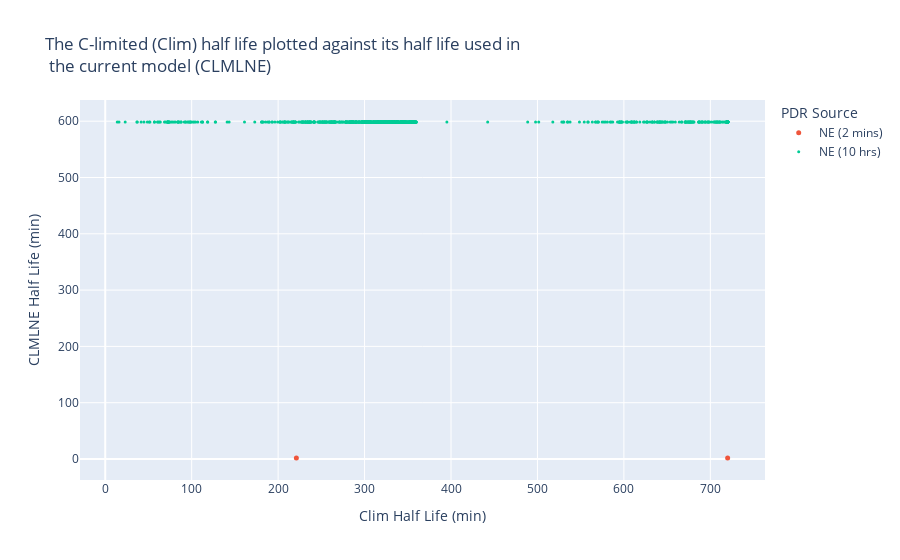

Notebook code cell kept with this figure:
### Markdown cell above
same graphs as above but with the sources differentiated by color

### Code cell
# split the colors up by the source of the half life in the CLMLNE model: 

# ML: machine learning half lives: 
big_df_ML = pd.merge(CLMLNE_ML, big_df, on='Protein ID', how='inner')
big_df_ML = big_df_ML.rename(columns={'Rate Constant': 'CLMLNE_ML rate constant (s^-1)'})
# convert to the right units
big_df_ML['CLMLNE_ML half life (min)'] = big_df_ML['CLMLNE_ML rate constant (s^-1)'] * 60 * (1/np.log(2))
big_df_ML['CLMLNE_ML half life (min)'] = 1/ big_df_ML['CLMLNE_ML half life (min)'] # units of mins
# drop the protiens in the ML_df from the big_df
big_df1 = big_df[~big_df['Protein ID'].isin(big_df_ML['Protein ID'])]

# CL: experimentally measured half lives (CL): # note there will not be any here, because the Clim rates are the backbone of the big_df, and since CL proteins are normally assigned to their CL rate no matter what, they will not be found in the Clim rates. # todo: try assigning CL rates to Clim rates! 
CL_values = ["CARBPSYN-SMALL", "CDPDIGLYSYN-MONOMER", "DCUR-MONOMER", "DETHIOBIOTIN-SYN-MONOMER", "EG10743-MONOMER", "EG10863-MONOMER", "GLUTCYSLIG-MONOMER"]
CL_df = big_df1[big_df1['Protein ID'].isin(CL_values)]

# NE: N-end rule half lives (these are all that should be left in the big_df):
big_df_10hrs = big_df1[big_df1['CLMLNE half life (min)'] > 598]  # 9.97621 hrs (the 10 hour conversion is approximate)
big_df_2mins = big_df1[big_df1['CLMLNE half life (min)'] < 3] # 2 mins ish (the actual # is 1.999999)

# plot CLMLNE half life vs Clim half life
fig = go.Figure()
fig.add_trace(go.Scatter(x=big_df_ML['Clim half life (min)'], y=big_df_ML['CLMLNE_ML half life (min)'], mode='markers', name='ML', hovertext=big_df_ML['Protein ID'], marker_size=3), )
fig.add_trace(go.Scatter(x=big_df_2mins['Clim half life (min)'], y=big_df_2mins['CLMLNE half life (min)'], mode='markers', name='NE (2 mins)', hovertext=big_df_2mins['Protein ID'], marker_size=5, ))
fig.add_trace(go.Scatter(x=big_df_10hrs['Clim half life (min)'], y=big_df_10hrs['CLMLNE half life (min)'], mode='markers', name='NE (10 hrs)', hovertext=big_df_10hrs['Protein ID'], marker_size=3))

# Plot Specs
fig.update_layout(title='The C-limited (Clim) half life plotted against its half life used in<br> the current model (CLMLNE)', yaxis_title='CLMLNE Half Life (min)', xaxis_title='Clim Half Life (min)')
fig.update_layout(legend_title_text='PDR Source')

### Figure 1 — Plotly figure (JSON) as saved in the notebook; plotly's stock layout.template omitted (floating-point values rounded to 4 significant figures; data arrays with more than 128 entries replaced by an {"elided": "..."} marker saying what was removed)
{"data": [{"hovertext": [], "marker": {"size": 3}, "mode": "markers", "name": "ML", "x": [], "y": [], "type": "scatter"}, {"hovertext": ["EG10765-MONOMER", "PGPPHOSPHAB-MONOMER"], "marker": {"size": 5}, "mode": "markers", "name": "NE (2 mins)", "x": [221.1, 720.0], "y": [2.0, 2.0], "type": "scatter"}, {"hovertext": {"elided": "925 str values"}, "marker": {"size": 3}, "mode": "markers", "name": "NE (10 hrs)", "x": {"elided": "925 float values"}, "y": {"elided": "925 float values"}, "type": "scatter"}], "layout": {"title": {"text": "The C-limited (Clim) half life plotted against its half life used in<br> the current model (CLMLNE)"}, "yaxis": {"title": {"text": "CLMLNE Half Life (min)"}}, "xaxis": {"title": {"text": "Clim Half Life (min)"}}, "legend": {"title": {"text": "PDR Source"}}}}
